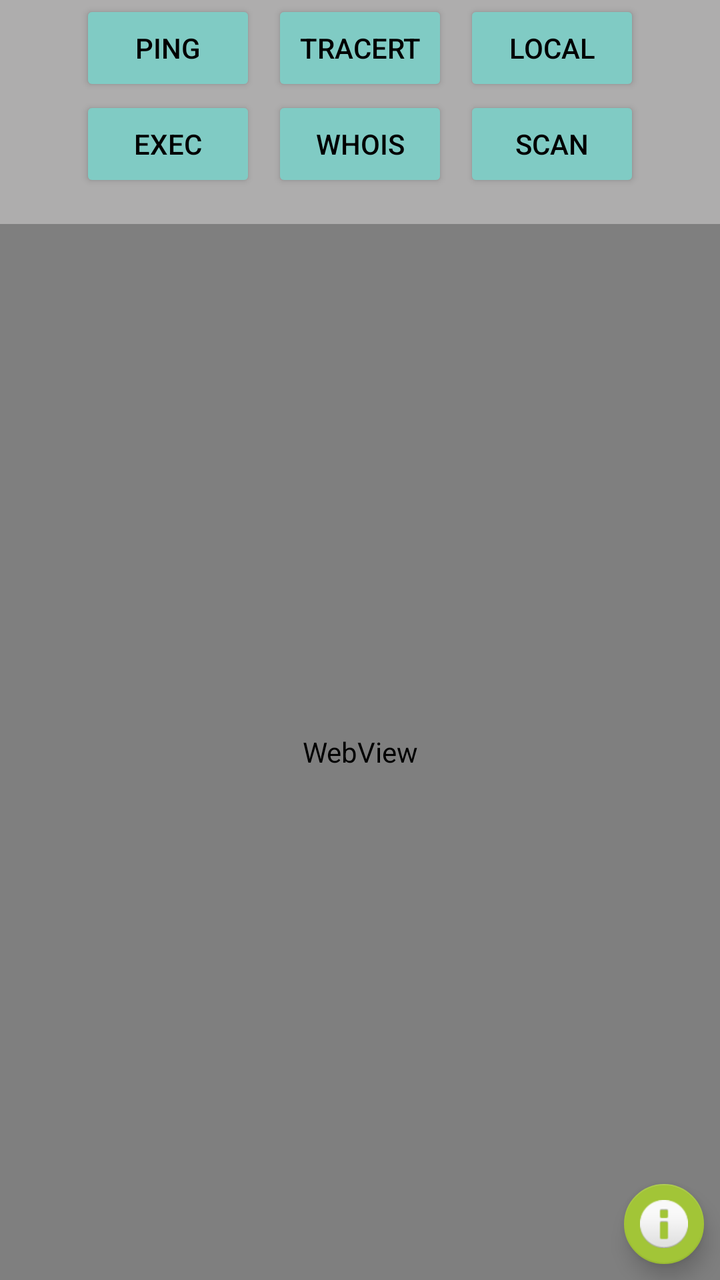
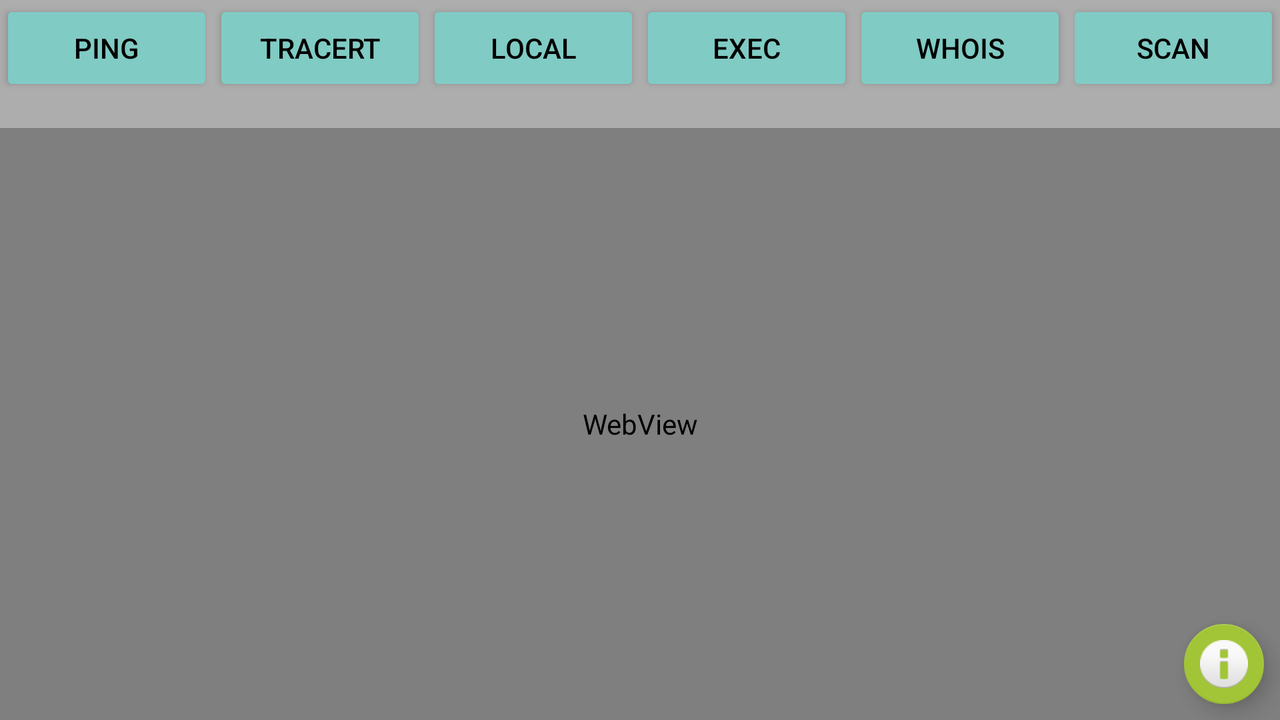

Compare how this app lays out the same screen by default and in its alternative resource folder. The renders come first, then the two layout files and the values they reference.
<!-- AndroidManifest.xml: application theme Theme.PingCool -->
<!-- res/layout/fragment_first.xml -->
<?xml version="1.0" encoding="utf-8"?>
<androidx.constraintlayout.widget.ConstraintLayout xmlns:android="http://schemas.android.com/apk/res/android"
    xmlns:app="http://schemas.android.com/apk/res-auto"
    xmlns:tools="http://schemas.android.com/tools"
    android:layout_width="match_parent"
    android:layout_height="match_parent"
    android:background="@color/light_grey_color"
    tools:context=".FirstFragment">

    <Button
        android:id="@+id/buttonTracert"
        style="@style/Widget.AppCompat.Button.Colored"
        android:layout_width="wrap_content"
        android:layout_height="wrap_content"
        android:layout_centerHorizontal="true"
        android:text="Tracert"
        android:textColor="@color/black_color"
        app:layout_constraintBottom_toTopOf="@+id/buttonWhois"
        app:layout_constraintEnd_toEndOf="parent"
        app:layout_constraintStart_toStartOf="parent"
        app:layout_constraintTop_toTopOf="parent" />

    <Button
        android:id="@+id/buttonSecond"
        style="@style/Widget.AppCompat.Button.Colored"
        android:layout_width="0dp"
        android:layout_height="wrap_content"
        android:text="Scan"
        android:textColor="@color/black_color"
        app:layout_constraintBottom_toTopOf="@+id/progressBarPing"
        app:layout_constraintEnd_toEndOf="@+id/buttonLocal"
        app:layout_constraintStart_toStartOf="@+id/buttonLocal"
        app:layout_constraintTop_toBottomOf="@+id/buttonLocal" />

    <Button
        android:id="@+id/buttonPing"
        style="@style/Widget.AppCompat.Button.Colored"
        android:layout_width="wrap_content"
        android:layout_height="wrap_content"
        android:layout_marginEnd="8dp"
        android:text="Ping"
        android:textColor="@color/black_color"
        app:layout_constraintBottom_toTopOf="@+id/buttonExec"
        app:layout_constraintEnd_toStartOf="@+id/buttonTracert"
        app:layout_constraintTop_toTopOf="parent" />

    <Button
        android:id="@+id/buttonLocal"
        style="@style/Widget.AppCompat.Button.Colored"
        android:layout_width="wrap_content"
        android:layout_height="wrap_content"
        android:layout_marginStart="8dp"
        android:text="Local"
        android:textColor="@color/black_color"
        app:layout_constraintBottom_toTopOf="@+id/buttonSecond"
        app:layout_constraintStart_toEndOf="@+id/buttonTracert"
        app:layout_constraintTop_toTopOf="parent" />

    <Button
        android:id="@+id/buttonWhois"
        style="@style/Widget.AppCompat.Button.Colored"
        android:layout_width="0dp"
        android:layout_height="wrap_content"
        android:text="Whois"
        android:textColor="@color/black_color"
        app:layout_constraintBottom_toTopOf="@+id/progressBarPing"
        app:layout_constraintEnd_toEndOf="@+id/buttonTracert"
        app:layout_constraintStart_toStartOf="@+id/buttonTracert"
        app:layout_constraintTop_toBottomOf="@+id/buttonTracert" />

    <Button
        android:id="@+id/buttonExec"
        style="@style/Widget.AppCompat.Button.Colored"
        android:layout_width="0dp"
        android:layout_height="wrap_content"
        android:text="Exec"
        android:textColor="@color/black_color"
        app:layout_constraintBottom_toTopOf="@id/progressBarPing"
        app:layout_constraintEnd_toEndOf="@+id/buttonPing"
        app:layout_constraintStart_toStartOf="@+id/buttonPing"
        app:layout_constraintTop_toBottomOf="@+id/buttonPing" />

    <ProgressBar
        android:id="@+id/progressBarPing"
        style="@android:style/Widget.Holo.Light.ProgressBar.Horizontal"
        android:layout_width="0dp"
        android:layout_height="wrap_content"
        android:indeterminate="true"
        android:visibility="invisible"
        app:layout_constraintBottom_toTopOf="@+id/frameLayout"
        app:layout_constraintEnd_toEndOf="parent"
        app:layout_constraintStart_toStartOf="parent"
        app:layout_constraintTop_toBottomOf="@id/buttonWhois" />

    <com.google.android.material.floatingactionbutton.FloatingActionButton
        android:id="@+id/fabFirstFragment"
        android:layout_width="wrap_content"
        android:layout_height="wrap_content"
        android:layout_gravity="bottom|end"
        android:layout_margin="@dimen/fab_margin"
        app:backgroundTint="@color/light_green_color"
        app:fabSize="mini"
        app:layout_constraintBottom_toBottomOf="parent"
        app:layout_constraintEnd_toEndOf="parent"
        app:rippleColor="@null"
        app:srcCompat="@android:drawable/ic_dialog_info"
        tools:ignore="SpeakableTextPresentCheck" />

    <FrameLayout
        android:id="@+id/frameLayout"
        android:layout_width="0dp"
        android:layout_height="0dp"
        app:layout_constraintBottom_toBottomOf="parent"
        app:layout_constraintEnd_toEndOf="parent"
        app:layout_constraintStart_toStartOf="parent"
        app:layout_constraintTop_toBottomOf="@id/progressBarPing">

        <EditText
            android:id="@+id/editTextTextConsole"
            android:layout_width="match_parent"
            android:layout_height="match_parent"
            android:ems="10"
            android:enabled="true"

            android:gravity="start|top"
            android:inputType="none"
            android:overScrollMode="always"
            android:selectAllOnFocus="false"
            android:textColor="@color/black_color"
            android:textIsSelectable="true"
            android:textSize="14sp"
            tools:ignore="SpeakableTextPresentCheck,DuplicateClickableBoundsCheck" />

        <ListView
            android:id="@+id/listViewFirstFragment"
            android:layout_width="match_parent"
            android:layout_height="match_parent"
            android:background="@color/white_color"
            android:theme="@style/AppTheme"
            tools:visibility="invisible" />

        <WebView
            android:id="@+id/webView"
            android:layout_width="match_parent"
            android:layout_height="match_parent"
            tools:visibility="visible">

        </WebView>

    </FrameLayout>

</androidx.constraintlayout.widget.ConstraintLayout>
<!-- resources referenced by this layout -->
<resources>
  <color name="black_color">#000000</color>
  <color name="light_green_color">#a2c537</color>
  <color name="light_grey_color">#aeadad</color>
  <color name="white_color">#ffffff</color>
  <dimen name="fab_margin">8dp</dimen>
  <style name="AppTheme" parent="AppBaseTheme">
          
      </style>
  <style name="Theme.PingCool" parent="Theme.MaterialComponents.Bridge">
          <item name="colorPrimary">@color/design_default_color_on_primary</item>
          <item name="colorPrimaryVariant">@color/design_default_color_on_secondary</item>
          <item name="colorOnPrimary">@color/white_color</item>
          
          <item name="colorSecondary">@color/red_color</item>
          <item name="colorSecondaryVariant">@color/green_color</item>
          <item name="colorOnSecondary">@color/black_color</item>
          
          <item name="android:statusBarColor">?attr/colorPrimaryVariant</item>
  
      </style>
  <style name="AppBaseTheme" parent="android:Theme.Light">
          
      </style>
  <color name="red_color">#ff0000</color>
  <color name="green_color">#007b76</color>
</resources>
<!-- res/layout-land/fragment_first.xml (the repository's variant of the layout above) -->
<!-- drawn on the phone turned sideways -->
<?xml version="1.0" encoding="utf-8"?>
<androidx.constraintlayout.widget.ConstraintLayout xmlns:android="http://schemas.android.com/apk/res/android"
    xmlns:app="http://schemas.android.com/apk/res-auto"
    xmlns:tools="http://schemas.android.com/tools"
    android:layout_width="match_parent"
    android:layout_height="match_parent"
    android:background="@color/light_grey_color"
    tools:context=".FirstFragment">

    <Button
        android:id="@+id/buttonTracert"
        style="@style/Widget.AppCompat.Button.Colored"
        android:layout_width="0dp"
        android:layout_height="wrap_content"
        android:layout_centerHorizontal="true"
        android:text="Tracert"
        android:textColor="@color/black_color"
        app:layout_constraintBottom_toTopOf="@+id/progressBarPing"
        app:layout_constraintEnd_toStartOf="@+id/buttonLocal"
        app:layout_constraintStart_toEndOf="@+id/buttonPing"
        app:layout_constraintTop_toTopOf="parent" />

    <Button
        android:id="@+id/buttonSecond"
        style="@style/Widget.AppCompat.Button.Colored"
        android:layout_width="0dp"
        android:layout_height="wrap_content"
        android:text="Scan"
        android:textColor="@color/black_color"
        app:layout_constraintBottom_toTopOf="@+id/progressBarPing"
        app:layout_constraintEnd_toEndOf="parent"
        app:layout_constraintStart_toEndOf="@+id/buttonWhois"
        app:layout_constraintTop_toTopOf="parent" />

    <Button
        android:id="@+id/buttonPing"
        style="@style/Widget.AppCompat.Button.Colored"
        android:layout_width="0dp"
        android:layout_height="wrap_content"
        android:text="Ping"
        android:textColor="@color/black_color"
        app:layout_constraintEnd_toStartOf="@+id/buttonTracert"
        app:layout_constraintStart_toStartOf="parent"
        app:layout_constraintTop_toTopOf="parent" />

    <Button
        android:id="@+id/buttonLocal"
        style="@style/Widget.AppCompat.Button.Colored"
        android:layout_width="0dp"
        android:layout_height="wrap_content"
        android:text="Local"
        android:textColor="@color/black_color"
        app:layout_constraintBottom_toTopOf="@+id/progressBarPing"
        app:layout_constraintEnd_toStartOf="@+id/buttonExec"
        app:layout_constraintStart_toEndOf="@+id/buttonTracert"
        app:layout_constraintTop_toTopOf="parent" />

    <Button
        android:id="@+id/buttonWhois"
        style="@style/Widget.AppCompat.Button.Colored"
        android:layout_width="0dp"
        android:layout_height="wrap_content"
        android:text="Whois"
        android:textColor="@color/black_color"
        app:layout_constraintBottom_toTopOf="@+id/progressBarPing"
        app:layout_constraintEnd_toStartOf="@+id/buttonSecond"
        app:layout_constraintStart_toEndOf="@+id/buttonExec"
        app:layout_constraintTop_toTopOf="parent" />


    <Button
        android:id="@+id/buttonExec"
        style="@style/Widget.AppCompat.Button.Colored"
        android:layout_width="0dp"
        android:layout_height="wrap_content"
        android:text="Exec"
        android:textColor="@color/black_color"
        app:layout_constraintBottom_toTopOf="@+id/progressBarPing"
        app:layout_constraintEnd_toStartOf="@+id/buttonWhois"
        app:layout_constraintStart_toEndOf="@+id/buttonLocal"
        app:layout_constraintTop_toTopOf="parent" />

    <ProgressBar
        android:id="@+id/progressBarPing"
        style="@android:style/Widget.Holo.Light.ProgressBar.Horizontal"
        android:layout_width="0dp"
        android:layout_height="wrap_content"
        android:indeterminate="true"
        android:visibility="invisible"
        app:layout_constraintBottom_toTopOf="@+id/frameLayout"
        app:layout_constraintEnd_toEndOf="parent"
        app:layout_constraintStart_toStartOf="parent"
        app:layout_constraintTop_toBottomOf="@id/buttonWhois" />

    <com.google.android.material.floatingactionbutton.FloatingActionButton
        android:id="@+id/fabFirstFragment"
        android:layout_width="wrap_content"
        android:layout_height="wrap_content"
        android:layout_gravity="bottom|end"
        android:layout_margin="@dimen/fab_margin"
        app:backgroundTint="@color/light_green_color"
        app:fabSize="mini"
        app:layout_constraintBottom_toBottomOf="parent"
        app:layout_constraintEnd_toEndOf="parent"
        app:rippleColor="@null"
        app:srcCompat="@android:drawable/ic_dialog_info"
        tools:ignore="SpeakableTextPresentCheck" />

    <FrameLayout
        android:id="@+id/frameLayout"
        android:layout_width="0dp"
        android:layout_height="0dp"
        app:layout_constraintBottom_toBottomOf="parent"
        app:layout_constraintEnd_toEndOf="parent"
        app:layout_constraintStart_toStartOf="parent"
        app:layout_constraintTop_toBottomOf="@id/progressBarPing">

        <EditText
            android:id="@+id/editTextTextConsole"
            android:layout_width="match_parent"
            android:layout_height="match_parent"
            android:ems="10"
            android:enabled="true"

            android:gravity="start|top"
            android:inputType="none"
            android:overScrollMode="always"
            android:selectAllOnFocus="false"
            android:textColor="@color/black_color"
            android:textIsSelectable="true"
            android:textSize="14sp"
            tools:ignore="SpeakableTextPresentCheck,DuplicateClickableBoundsCheck" />

        <ListView
            android:id="@+id/listViewFirstFragment"
            android:layout_width="match_parent"
            android:layout_height="match_parent"
            android:background="@color/white_color"
            android:theme="@style/AppTheme"
            tools:visibility="invisible" />

        <WebView
            android:id="@+id/webView"
            android:layout_width="match_parent"
            android:layout_height="match_parent"
            tools:visibility="visible">

        </WebView>

    </FrameLayout>

</androidx.constraintlayout.widget.ConstraintLayout>
